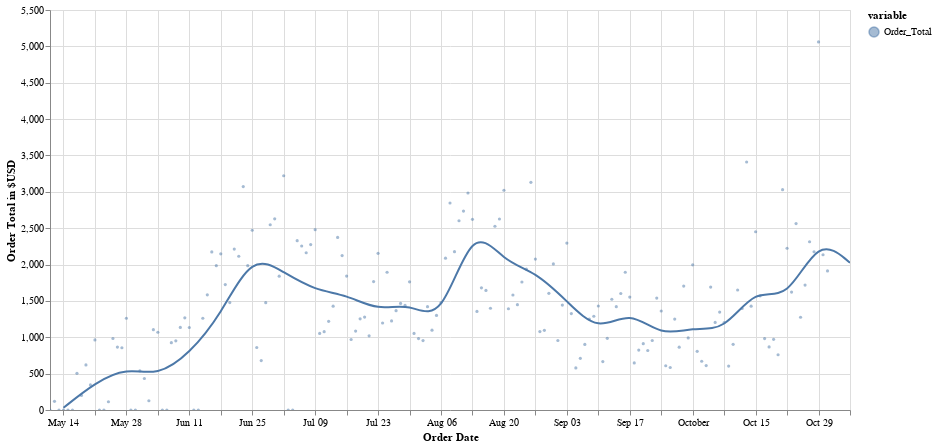

Notebook source saved alongside this figure:
### Markdown cell above
The chart below visualizes daily sales over time. The points represent the total revenue for a single day, and the blue line represents average weekly sales. Sales appear to be stochastic, however there are several intervals in the chart that can be loosely explained. At opening, sales were at the lowest and after marketing efforts sales went up drastically. However, we can see a dip from the end of June up until the start of August that can be partially explained by various factors such as the extreme heat and inefficient marketing. We can see that August experienced the highest density of days with revenues above 1000. This can be explained by school starting again, especially because of the fact that the restaurant is right next to campus. After the start of classes, we see a dip in sales yet again until the weather started to become colder towards the middle of October and the restaurant experienced higher volumes of sales.

### Code cell
import altair as alt

chart_1 = alt.Chart(days.reset_index().melt('Order_Date')).mark_circle(size=10, opacity=0.5).encode(
    x='Order_Date',
    y='value',
    color = 'variable'
).properties(width=800, height=400)

chart_2 = alt.Chart(weeks.reset_index().melt('Order_Date')).mark_line(interpolate="basis", opacity=1).encode(
    x='Order_Date',
    y='value',
    color = 'variable'
)

(chart_1 + chart_2).interactive().encode(
    alt.X(title='Order Date'),
    alt.Y(title='Order Total in $USD')
)

### Figure 1 — Vega-Lite specification as saved in the notebook (floating-point values rounded to 4 significant figures; data arrays with more than 128 entries replaced by an {"elided": "..."} marker saying what was removed)
{"config": {"view": {"continuousWidth": 300, "continuousHeight": 300}}, "layer": [{"data": {"name": "data-13bb5a9a588fe19fd0a79a128ec41277"}, "mark": {"type": "circle", "opacity": 0.5, "size": 10}, "encoding": {"color": {"field": "variable", "type": "nominal"}, "x": {"field": "Order_Date", "type": "temporal"}, "y": {"field": "value", "type": "quantitative"}}, "name": "view_3"}, {"data": {"name": "data-b334de39bdf7c88e807b2f34654cf094"}, "mark": {"type": "line", "interpolate": "basis", "opacity": 1}, "encoding": {"color": {"field": "variable", "type": "nominal"}, "x": {"field": "Order_Date", "type": "temporal"}, "y": {"field": "value", "type": "quantitative"}}}], "encoding": {"x": {"title": "Order Date"}, "y": {"title": "Order Total in $USD"}}, "height": 400, "params": [{"name": "param_3", "select": {"type": "interval", "encodings": ["x", "y"]}, "bind": "scales", "views": ["view_3"]}], "width": 800, "$schema": "https://vega.github.io/schema/vega-lite/v5.15.1.json", "datasets": {"data-13bb5a9a588fe19fd0a79a128ec41277": {"elided": "174 records"}, "data-b334de39bdf7c88e807b2f34654cf094": [{"Order_Date": "2023-05-14T00:00:00", "variable": "Order_Total", "value": 29.83}, {"Order_Date": "2023-05-21T00:00:00", "variable": "Order_Total", "value": 376.1}, {"Order_Date": "2023-05-28T00:00:00", "variable": "Order_Total", "value": 582.6}, {"Order_Date": "2023-06-04T00:00:00", "variable": "Order_Total", "value": 467.2}, {"Order_Date": "2023-06-11T00:00:00", "variable": "Order_Total", "value": 773.5}, {"Order_Date": "2023-06-18T00:00:00", "variable": "Order_Total", "value": 1307.0}, {"Order_Date": "2023-06-25T00:00:00", "variable": "Order_Total", "value": 2151.0}, {"Order_Date": "2023-07-02T00:00:00", "variable": "Order_Total", "value": 1893.0}, {"Order_Date": "2023-07-09T00:00:00", "variable": "Order_Total", "value": 1643.0}, {"Order_Date": "2023-07-16T00:00:00", "variable": "Order_Total", "value": 1588.0}, {"Order_Date": "2023-07-23T00:00:00", "variable": "Order_Total", "value": 1361.0}, {"Order_Date": "2023-07-30T00:00:00", "variable": "Order_Total", "value": 1478.0}, {"Order_Date": "2023-08-06T00:00:00", "variable": "Order_Total", "value": 1184.0}, {"Order_Date": "2023-08-13T00:00:00", "variable": "Order_Total", "value": 2579.0}, {"Order_Date": "2023-08-20T00:00:00", "variable": "Order_Total", "value": 2036.0}, {"Order_Date": "2023-08-27T00:00:00", "variable": "Order_Total", "value": 1903.0}, {"Order_Date": "2023-09-03T00:00:00", "variable": "Order_Total", "value": 1497.0}, {"Order_Date": "2023-09-10T00:00:00", "variable": "Order_Total", "value": 1069.0}, {"Order_Date": "2023-09-17T00:00:00", "variable": "Order_Total", "value": 1377.0}, {"Order_Date": "2023-09-24T00:00:00", "variable": "Order_Total", "value": 1008.0}, {"Order_Date": "2023-10-01T00:00:00", "variable": "Order_Total", "value": 1143.0}, {"Order_Date": "2023-10-08T00:00:00", "variable": "Order_Total", "value": 1076.0}, {"Order_Date": "2023-10-15T00:00:00", "variable": "Order_Total", "value": 1691.0}, {"Order_Date": "2023-10-22T00:00:00", "variable": "Order_Total", "value": 1486.0}, {"Order_Date": "2023-10-29T00:00:00", "variable": "Order_Total", "value": 2390.0}, {"Order_Date": "2023-11-05T00:00:00", "variable": "Order_Total", "value": 2024.0}]}}
